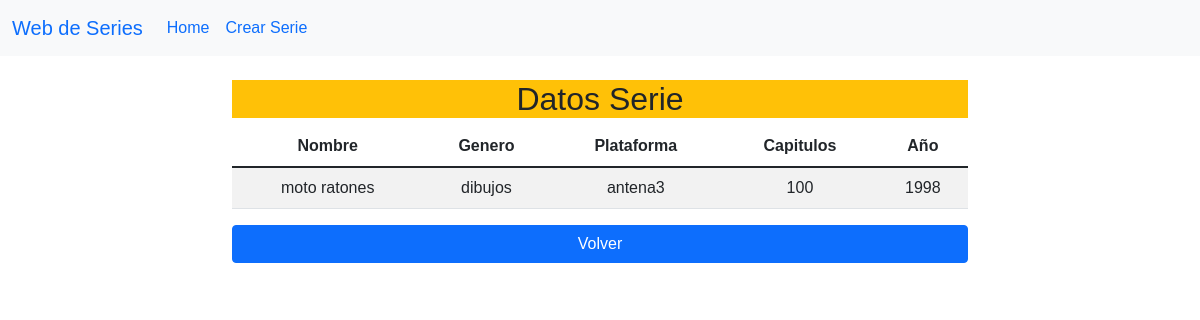
Page /seriesTV/ver_serie/5 on the committed database.
### seriesTV/models.py (models this page shows, shortened)
class Serie(models.Model):
     nombre = models.TextField(max_length=200)
     genero = models.TextField(max_length=1000)
     plataforma = models.TextField(max_length=200)
     capitulos = models.IntegerField(default=0)
     anio = models.IntegerField(default=1970)

### seriesTV/views.py (the view, shortened to what this page needs)
# urls.py: path('seriesTV/ver_serie/<id>', ver_serie),
def ver_serie(request, id):
    if request.method == 'GET':
        ver_serie = Serie.objects.get(id=id)
        return render(request, 'ver_serie.html', {"serie":ver_serie})

### templates/ver_serie.html (shortened to what this page needs)
<!DOCTYPE html>
<html lang="en">
<head>
    {% load static %}
    <link href="https://cdn.jsdelivr.net/npm/bootstrap@5.1.3/dist/css/bootstrap.min.css" rel="stylesheet">
    <link rel="stylesheet" href="{% static 'css/gestionCss.css' %}">
</head>
<body class="body6">
<nav class="navbar navbar-expand-lg navbar-sucess bg-light">
  <div class="container-fluid">
    <a class="navbar-brand" href="http://127.0.0.1:8000/seriesTV/">Web de Series</a>
    <div class="collapse navbar-collapse" id="navbarNav">
      <ul class="navbar-nav">
        <li class="nav-item">
          <a class="nav-link active" aria-current="page" href="http://127.0.0.1:8000/seriesTV/">Home</a>
        </li>
        <li class="nav-item">
          <a class="nav-link" href="http://127.0.0.1:8000/seriesTV/seriesTV/crear_serie">Crear Serie</a>
        </li>
      </ul>
    </div>
  </div>
</nav>
 <div class="container py-4">
        <div class="row d-flex justify-content-center">
            <div class="col-md-8">
                <div class="bg-warning">
            <h2 class="row d-flex justify-content-center">Datos Serie</h2>
                </div>
                <div class="table-responsive">
                    <table class="table table-striped">
                        <thead>
                            <tr>
                                <th>Nombre</th>
                                <th>Genero</th>
                                <th>Plataforma</th>
                                <th>Capitulos</th>
                                <th>Año</th>
                            </tr>
                        </thead>
                        <tbody>
                                <tr>
                                    <td>{{serie.nombre}}</td>
                                    <td>{{ serie.genero }}</td>
                                    <td>{{ serie.plataforma }}</td>
                                    <td>{{ serie.capitulos }}</td>
                                    <td>{{ serie.anio }}</td>
                                </tr>
                        </tbody>
                    </table>
                    <td><a href="http://127.0.0.1:8000/seriesTV/" class="btn btn-primary d-flex justify-content-center">Volver</a></td>
                </div>
            </div>
        </div>
    </div>
</body>
</html>

### seriesTV/static/css/gestionCss.css (style rules this page uses)
th, td { text-align: center; vertical-align: middle; }
.body6 { font-family: "Oswald", sans-serif; font-size: 16px; background-image: url(https://www.wallpapertip.com/wmimgs/80-807379_blur-background.jpg); background-repeat: no-repeat; background-size: 100% 100%; width: 100%; height: 790px; }

### rows in the picture
Serie: nombre "moto ratones", genero "dibujos", plataforma "antena3", capitulos "100", anio "1998"
